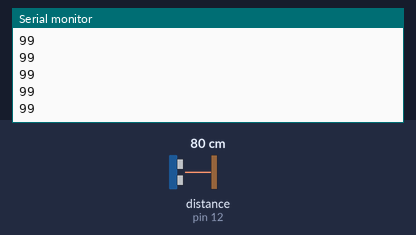
The sketch below on a simulated Arduino Uno, built with avr-gcc and run on an emulated ATmega328P. Shown: the last lines printed to the serial monitor. Inputs (shaded band) come from the test bench; at power-on: distance to the obstacle (sensor on pin 12) 80 cm. The echo pulse lasts 58.3 µs per cm.

Above: at 1.2 s.
1.3 s: distance to the obstacle (sensor on pin 12) set to 2 cm
At 1.35 s:
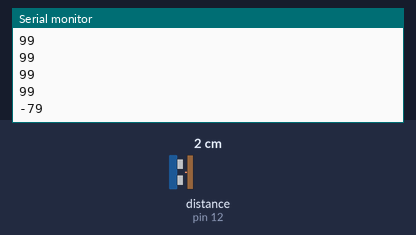
2.8 s: distance to the obstacle (sensor on pin 12) set to 4 cm
At 2.83 s:
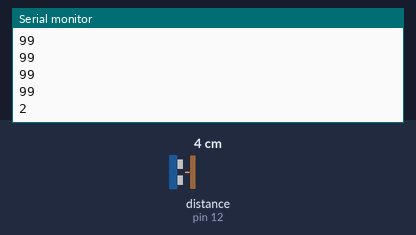
Timing chart, 0 to 5.8 s (numbered marks = the images above; inputs shaded):
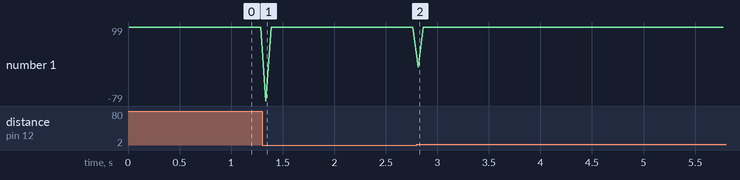

The sketch:

VR.ino
```cpp
#include <NewPing.h>

#define TRIGGER_PIN 11
#define ECHO_PIN 12
#define MAX_DISTANCE 200

// NewPing setup of pins and maximum distance
NewPing sonar(TRIGGER_PIN, ECHO_PIN, MAX_DISTANCE);
int distanceN;
int distanceO;
int delta;

void setup() {
   Serial.begin(9600);
   pinMode(TRIGGER_PIN, OUTPUT);
   pinMode(ECHO_PIN, INPUT);
   distanceN = sonar.ping_cm();
   distanceO = distanceN;
}

void loop() {
   distanceN = sonar.ping_cm();
   delta = distanceN - distanceO;
   if(delta > 0 || delta < 0)
   {
    Serial.println(delta);
    delay(50);
   }
   else
   {
    Serial.println(99);
    delay(50);
   }
   distanceO = distanceN;
}
```

Measured:
- after the input at 1.3 s, the serial monitor: prints a new line at once (image 1)
- after the input at 2.8 s, the serial monitor: prints a new line at once (image 2)
